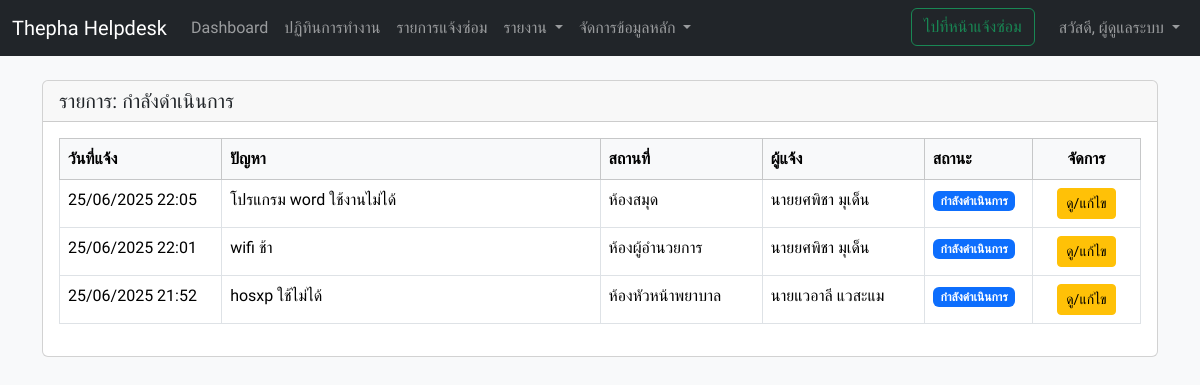
The page /admin/requests_list.php?status=2 (signed in) on the database its author committed.
### tables this page shows
CREATE TABLE `statuses`  (
  `id` int NOT NULL AUTO_INCREMENT,
  `status_name` varchar(255) NOT NULL,
  PRIMARY KEY (`id`) USING BTREE
);

CREATE TABLE `requests`  (
  `id` int NOT NULL AUTO_INCREMENT,
  `request_date` datetime NOT NULL,
  `problem_description` text NOT NULL,
  `location_id` int NOT NULL,
  `reporter_id` int NOT NULL,
  `current_status_id` int NOT NULL,
  `created_at` timestamp NOT NULL DEFAULT current_timestamp,
  `repair_date` datetime NULL DEFAULT NULL,
  `resolution_time_minutes` int NULL DEFAULT NULL,
  `admin_id` int NULL DEFAULT NULL,
  `category_id` int NULL DEFAULT NULL,
  `cause` text NULL,
  `solution` text NULL,
  `final_status_id` int NULL DEFAULT NULL,
  `is_phone_call` tinyint(1) NOT NULL DEFAULT 0,
  `updated_at` timestamp NOT NULL DEFAULT current_timestamp ON UPDATE CURRENT_TIMESTAMP,
  PRIMARY KEY (`id`) USING BTREE,
  INDEX `location_id`(`location_id` ASC) USING BTREE,
  INDEX `reporter_id`(`reporter_id` ASC) USING BTREE,
  INDEX `current_status_id`(`current_status_id` ASC) USING BTREE,
  INDEX `admin_id`(`admin_id` ASC) USING BTREE,
  INDEX `category_id`(`category_id` ASC) USING BTREE,
  INDEX `final_status_id`(`final_status_id` ASC) USING BTREE,
  CONSTRAINT `requests_ibfk_1` FOREIGN KEY (`location_id`) REFERENCES `locations` (`id`) ON DELETE RESTRICT ON UPDATE RESTRICT,
  CONSTRAINT `requests_ibfk_2` FOREIGN KEY (`reporter_id`) REFERENCES `reporters` (`id`) ON DELETE RESTRICT ON UPDATE RESTRICT,
  CONSTRAINT `requests_ibfk_3` FOREIGN KEY (`current_status_id`) REFERENCES `statuses` (`id`) ON DELETE RESTRICT ON UPDATE RESTRICT,
  CONSTRAINT `requests_ibfk_4` FOREIGN KEY (`admin_id`) REFERENCES `admins` (`id`) ON DELETE RESTRICT ON UPDATE RESTRICT,
  CONSTRAINT `requests_ibfk_5` FOREIGN KEY (`category_id`) REFERENCES `categories` (`id`) ON DELETE RESTRICT ON UPDATE RESTRICT,
  CONSTRAINT `requests_ibfk_6` FOREIGN KEY (`final_status_id`) REFERENCES `statuses` (`id`) ON DELETE RESTRICT ON UPDATE RESTRICT
);

CREATE TABLE `locations`  (
  `id` int NOT NULL AUTO_INCREMENT,
  `location_name` varchar(255) NOT NULL,
  `department_type` enum('หน่วยงานให้บริการ','หน่วยงานสนับสนุน') NOT NULL DEFAULT 'หน่วยงานสนับสนุน',
  PRIMARY KEY (`id`) USING BTREE
);

CREATE TABLE `reporters`  (
  `id` int NOT NULL AUTO_INCREMENT,
  `reporter_name` varchar(255) NOT NULL,
  PRIMARY KEY (`id`) USING BTREE
);

### admin/requests_list.php (the view, shortened to what this page needs)
<?php
require_once 'partials/header.php';
require_once '../db_connect.php';
$page_title = 'รายการแจ้งซ่อมทั้งหมด';
$params = [];
$param_types = '';
$sql_where = '';
if (isset($_GET['status']) && !empty($_GET['status'])) {
    $status_id = (int)$_GET['status'];
    $sql_where = " WHERE r.current_status_id = ?";
    $params[] = $status_id;
    $param_types .= 'i';
    $status_name_stmt = $conn->prepare("SELECT status_name FROM statuses WHERE id = ?");
    $status_name_stmt->bind_param("i", $status_id);
    $status_name_stmt->execute();
    $status_result = $status_name_stmt->get_result();
    if($status_row = $status_result->fetch_assoc()) {
        $page_title = 'รายการ: ' . htmlspecialchars($status_row['status_name']);
    }
}
$requests_sql = "
    SELECT
        r.id, r.request_date, r.problem_description, r.current_status_id,
        l.location_name, p.reporter_name, s_current.status_name as current_status_name,
        r.repair_date, a.full_name as admin_name, c.category_name, r.cause, r.solution,
        s_final.status_name as final_status_name, r.is_phone_call,
        l.department_type, r.resolution_time_minutes
    FROM requests r
    LEFT JOIN locations l ON r.location_id = l.id
    LEFT JOIN reporters p ON r.reporter_id = p.id
    LEFT JOIN statuses s_current ON r.current_status_id = s_current.id
    LEFT JOIN admins a ON r.admin_id = a.id
    LEFT JOIN categories c ON r.category_id = c.id
    LEFT JOIN statuses s_final ON r.final_status_id = s_final.id
    $sql_where
    ORDER BY r.request_date DESC
";
$stmt = $conn->prepare($requests_sql);
if (!empty($params)) {
    $stmt->bind_param($param_types, ...$params);
}
$stmt->execute();
$requests_result = $stmt->get_result();
?>
<div class="card">
    <div class="card-header">
        <h5 class="card-title mb-0"><?php echo $page_title; ?></h5>
    </div>
    <div class="card-body">
        <div class="table-responsive">
            <table class="table table-hover table-bordered datatable" style="width:100%;">
                <thead class="table-light">
                    <tr>
                        <th style="width:15%;">วันที่แจ้ง</th>
                        <th style="width:35%;">ปัญหา</th>
                        <th style="width:15%;">สถานที่</th>
                        <th style="width:15%;">ผู้แจ้ง</th>
                        <th style="width:10%;">สถานะ</th>
                        <th style="width:10%;" class="text-center">จัดการ</th>
                    </tr>
                </thead>
                <tbody>
                    <?php if ($requests_result && $requests_result->num_rows > 0): ?>
                        <?php while($row = $requests_result->fetch_assoc()): ?>
                            <tr id="request-row-<?php echo $row['id']; ?>">
                                <td><?php echo date('d/m/Y H:i', strtotime($row['request_date'])); ?></td>
                                <td><?php echo htmlspecialchars($row['problem_description']); ?></td>
                                <td><?php echo htmlspecialchars($row['location_name']); ?></td>
                                <td><?php echo htmlspecialchars($row['reporter_name']); ?></td>
                                <td><span class="badge bg-primary"><?php echo htmlspecialchars($row['current_status_name']); ?></span></td>
                                <td class="text-center">
                                    <?php
                                    if ($row['current_status_id'] == 1) {
                                        echo '<button class="btn btn-primary btn-sm" onclick="acceptRequest('.$row['id'].')">รับเรื่อง</button>';
                                    } elseif ($row['current_status_id'] == 2) {
                                        echo '<a href="request_view.php?id='.$row['id'].'" class="btn btn-warning btn-sm">ดู/แก้ไข</a>';
                                    }
                                    ?>
                                </td>
                            </tr>
                        <?php endwhile; ?>
                    <?php endif; ?>
                </tbody>
            </table>
        </div>
    </div>
</div>
<?php
require_once 'partials/footer.php';
?>

### assets/css/style.css (style rules this page uses)
body { font-family: 'Sarabun', sans-serif; }

### rows shown on the page
statuses: status_name "รายการ: กำลังดำเนินการ"
requests: request_date "25/06/2025 22:05", problem_description "โปรแกรม word ใช้งานไม่ได้", location.location_name "ห้องสมุด", reporter.reporter_name "นายยศพิชา มุเด็น", current_status.status_name "กำลังดำเนินการ"
requests: request_date "25/06/2025 22:01", problem_description "wifi ช้า", location.location_name "ห้องผู้อำนวยการ", reporter.reporter_name "นายยศพิชา มุเด็น", current_status.status_name "กำลังดำเนินการ"
requests: request_date "25/06/2025 21:52", problem_description "hosxp ใช้ไม่ได้", location.location_name "ห้องหัวหน้าพยาบาล", reporter.reporter_name "นายแวอาลี แวสะแม", current_status.status_name "กำลังดำเนินการ"

### other values the page prints
$_SESSION['admin_full_name'] "ผู้ดูแลระบบ"
